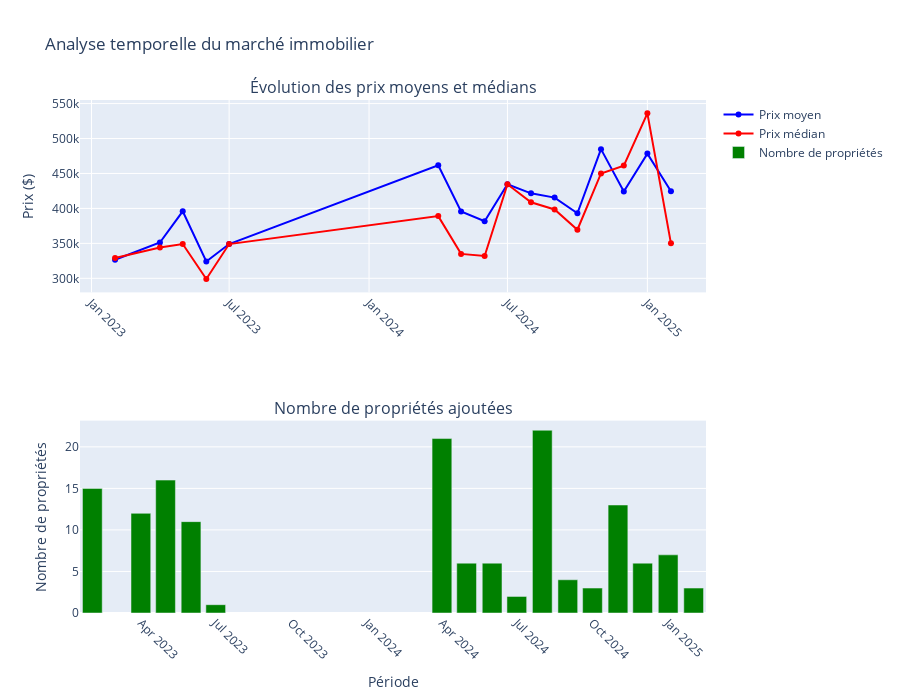

This figure's notebook cell:
### Markdown cell above
## 6. ⏰ Analyse Temporelle

### Code cell
# Analyse des tendances temporelles
print("⏰ ANALYSE TEMPORELLE")
print("=" * 50)

if 'add_date' in df.columns and 'price' in df.columns:
    # Filtrer les données avec des dates valides
    df_temporal = df.dropna(subset=['add_date', 'price'])
    
    if len(df_temporal) > 0:
        print(f"📊 {len(df_temporal):,} propriétés avec données temporelles")
        print(f"📅 Période: {df_temporal['add_date'].min().strftime('%Y-%m-%d')} à {df_temporal['add_date'].max().strftime('%Y-%m-%d')}")
        
        # Créer des colonnes temporelles
        df_temporal = df_temporal.copy()
        df_temporal['year'] = df_temporal['add_date'].dt.year
        df_temporal['month'] = df_temporal['add_date'].dt.month
        df_temporal['quarter'] = df_temporal['add_date'].dt.quarter
        df_temporal['year_month'] = df_temporal['add_date'].dt.to_period('M')
        
        # Évolution mensuelle des prix
        monthly_stats = df_temporal.groupby('year_month').agg({
            'price': ['mean', 'median', 'count']
        })
        monthly_stats.columns = ['Prix_moyen', 'Prix_médian', 'Nb_propriétés']
        monthly_stats = monthly_stats.reset_index()
        monthly_stats['date'] = monthly_stats['year_month'].astype(str)
        
        # Graphique d'évolution des prix
        fig = make_subplots(
            rows=2, cols=1,
            subplot_titles=('Évolution des prix moyens et médians', 'Nombre de propriétés ajoutées'),
            specs=[[{"secondary_y": False}], [{"secondary_y": False}]]
        )
        
        # Prix moyens et médians
        fig.add_trace(
            go.Scatter(x=monthly_stats['date'], y=monthly_stats['Prix_moyen'],
                       mode='lines+markers', name='Prix moyen', line=dict(color='blue')),
            row=1, col=1
        )
        
        fig.add_trace(
            go.Scatter(x=monthly_stats['date'], y=monthly_stats['Prix_médian'],
                       mode='lines+markers', name='Prix médian', line=dict(color='red')),
            row=1, col=1
        )
        
        # Nombre de propriétés
        fig.add_trace(
            go.Bar(x=monthly_stats['date'], y=monthly_stats['Nb_propriétés'],
                   name='Nombre de propriétés', marker=dict(color='green')),
            row=2, col=1
        )
        
        fig.update_layout(
            height=700,
            title_text="Analyse temporelle du marché immobilier",
            xaxis2_title="Période",
            yaxis_title="Prix ($)",
            yaxis2_title="Nombre de propriétés"
        )
        
        # Rotation des labels de l'axe X
        fig.update_xaxes(tickangle=45)
        
        fig.show()
        
    else:
        print("❌ Aucune donnée temporelle valide")
else:
    print("❌ Colonnes temporelles ou prix manquantes")

### Figure 1 — Plotly figure (JSON) as saved in the notebook; plotly's stock layout.template omitted (floating-point values rounded to 4 significant figures)
{"data": [{"line": {"color": "blue"}, "mode": "lines+markers", "name": "Prix moyen", "type": "scatter", "x": ["2023-02", "2023-04", "2023-05", "2023-06", "2023-07", "2024-04", "2024-05", "2024-06", "2024-07", "2024-08", "2024-09", "2024-10", "2024-11", "2024-12", "2025-01", "2025-02"], "xaxis": "x", "y": [326600.0, 351200.0, 395900.0, 324100.0, 349000, 461700.0, 395600.0, 381700.0, 434500, 421600.0, 415500.0, 393100, 484800.0, 424200.0, 478400, 424700.0], "yaxis": "y"}, {"line": {"color": "red"}, "mode": "lines+markers", "name": "Prix médian", "type": "scatter", "x": ["2023-02", "2023-04", "2023-05", "2023-06", "2023-07", "2024-04", "2024-05", "2024-06", "2024-07", "2024-08", "2024-09", "2024-10", "2024-11", "2024-12", "2025-01", "2025-02"], "xaxis": "x", "y": [329000, 344000, 349000, 299000, 349000, 389000, 334950, 332000, 434500, 408750, 398500, 369500, 449999, 461250, 536000, 350000], "yaxis": "y"}, {"marker": {"color": "green"}, "name": "Nombre de propriétés", "type": "bar", "x": ["2023-02", "2023-04", "2023-05", "2023-06", "2023-07", "2024-04", "2024-05", "2024-06", "2024-07", "2024-08", "2024-09", "2024-10", "2024-11", "2024-12", "2025-01", "2025-02"], "xaxis": "x2", "y": [15, 12, 16, 11, 1, 21, 6, 6, 2, 22, 4, 3, 13, 6, 7, 3], "yaxis": "y2"}], "layout": {"annotations": [{"font": {"size": 16}, "showarrow": false, "text": "Évolution des prix moyens et médians", "x": 0.5, "xanchor": "center", "xref": "paper", "y": 1, "yanchor": "bottom", "yref": "paper"}, {"font": {"size": 16}, "showarrow": false, "text": "Nombre de propriétés ajoutées", "x": 0.5, "xanchor": "center", "xref": "paper", "y": 0.375, "yanchor": "bottom", "yref": "paper"}], "height": 700, "title": {"text": "Analyse temporelle du marché immobilier"}, "xaxis": {"anchor": "y", "domain": [0, 1], "tickangle": 45}, "xaxis2": {"anchor": "y2", "domain": [0, 1], "tickangle": 45, "title": {"text": "Période"}}, "yaxis": {"anchor": "x", "domain": [0.625, 1], "title": {"text": "Prix ($)"}}, "yaxis2": {"anchor": "x2", "domain": [0, 0.375], "title": {"text": "Nombre de propriétés"}}}}
